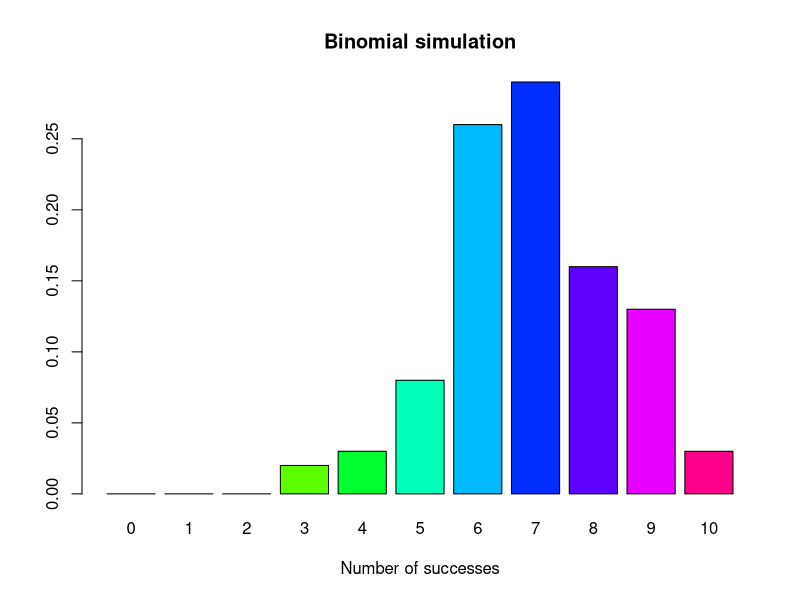
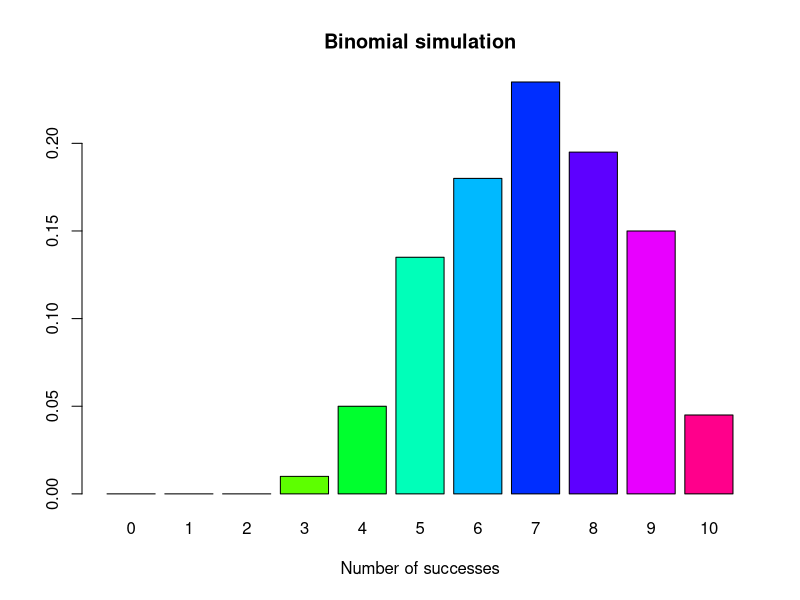
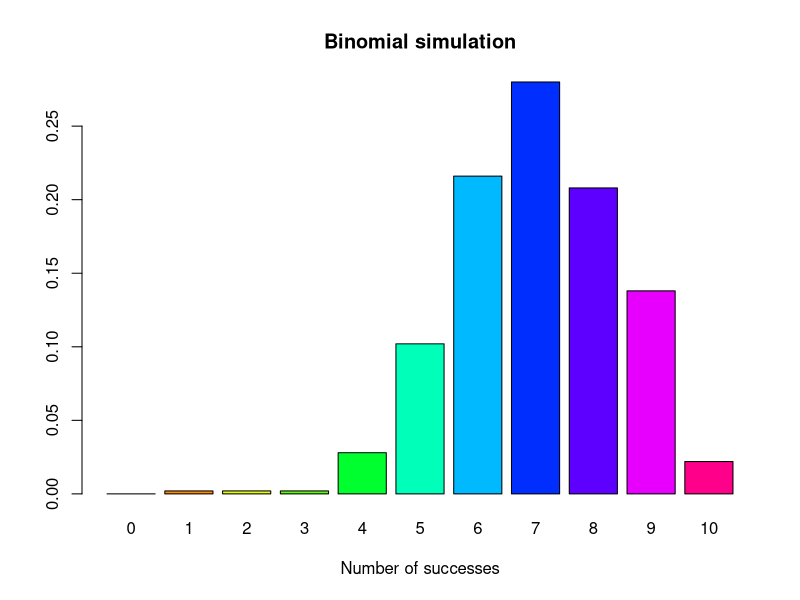
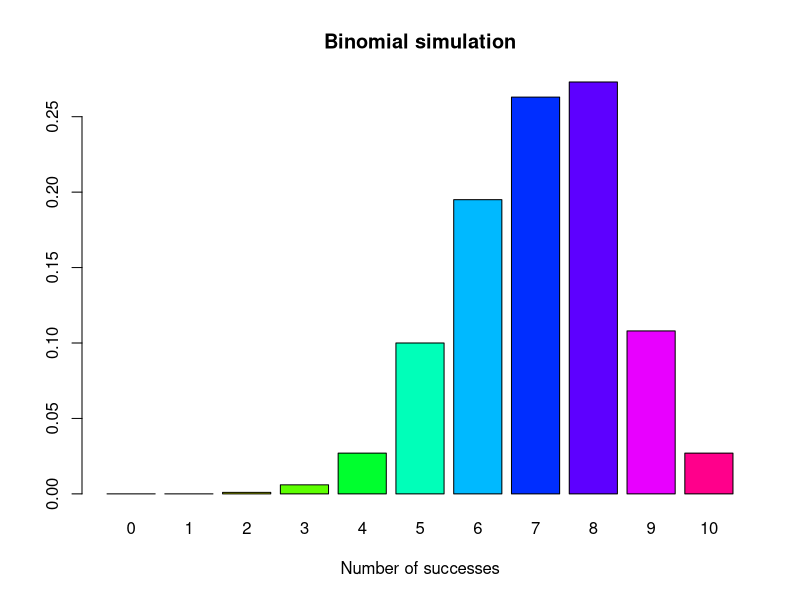
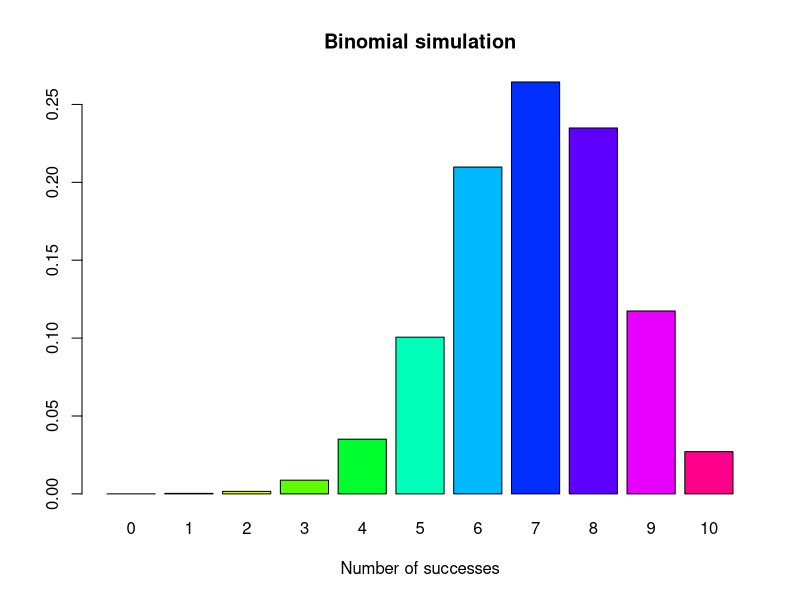

These figures' R source, in order:
## ---- chunk 1
knitr::opts_chunk$set(echo = TRUE)
## ---- chunk 2
mybin=function(iter=100,n=10, p=0.7){ 
sam.mat=matrix(NA,nr=n,nc=iter, byrow=TRUE)
succ=c()
for( i in 1:iter){
sam.mat[,i]=sample(c(1,0),n,replace=TRUE, prob=c(p,1-p))
succ[i]=sum(sam.mat[,i])
}
succ.tab=table(factor(succ,levels=0:n))
barplot(succ.tab/(iter), col=rainbow(n+1), main="Binomial simulation", xlab="Number of successes")
succ.tab/iter
}
mybin(iter=100,n=10, p=0.7)
mybin(iter=200,n=10, p=0.7)
mybin(iter=500,n=10, p=0.7)
mybin(iter=1000,n=10, p=0.7)
mybin(iter=10000,n=10, p=0.7)

dbin.tab = round(dbinom(0:10, size=10, p = 0.7), 4)
names(dbin.tab) - 0:10
dbin.tab

